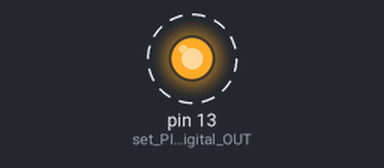
The sketch below on a simulated Arduino Uno, built with avr-gcc and run on an emulated ATmega328P. Shown: output pins drawn as LEDs (lit = HIGH). Dashed ring = blinking.

Above: at 0.5 s.
Timing chart, 0 to 4.6 s (numbered marks = the images above):
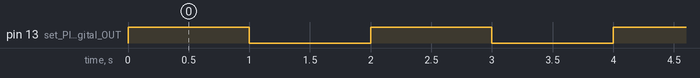

Measured:
- by itself, pin 13 (set_PIN_13_to_digital_OUT): alternates HIGH for 1.0 s and LOW for 1.0 s

The sketch:

my_blink.ino
```cpp
// Blinking LED on PIN 13

void setup() {
    pinMode(13, 1);        // set PIN 13 to digital OUTPUT mode
}

void loop() {
    digitalWrite(13, 1);    // write digital 1 to PIN 13
    delay(1000);            // wait for 1000 millisec (1sec)
    digitalWrite(13, 0);    // write digital 0 to PIN 13
    delay(1000);            // wait for 1000 millisec (1sec)
}
```
